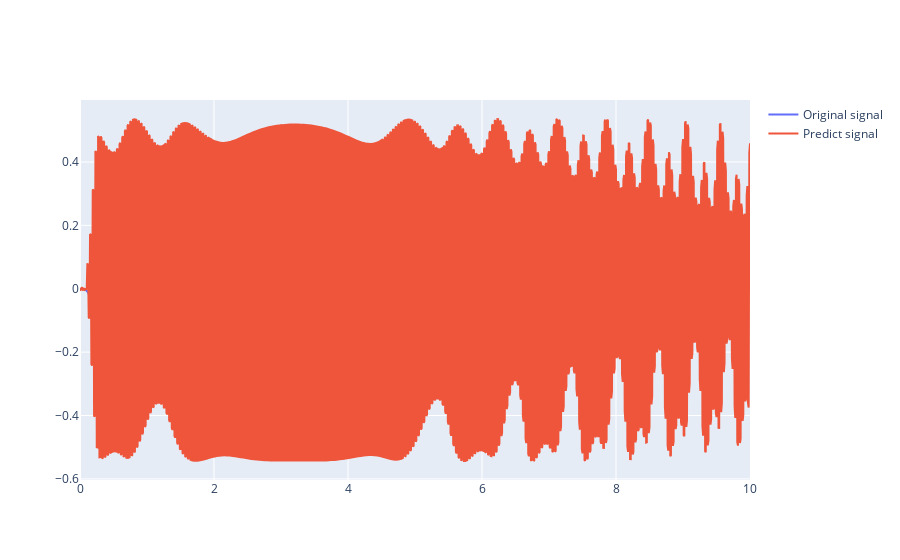

Notebook code for this chart:
### Code cell
plot_result(model, train_loader, window, k, y)

### Figure 1 — Plotly figure (JSON) as saved in the notebook; plotly's stock layout.template omitted (floating-point values rounded to 4 significant figures; data arrays with more than 128 entries replaced by an {"elided": "..."} marker saying what was removed)
{"data": [{"name": "Original signal", "type": "scatter", "x": {"elided": "1001 float values"}, "y": {"elided": "1001 float values"}}, {"name": "Predict signal", "type": "scatter", "x": {"elided": "1001 float values"}, "y": {"elided": "1001 float values"}}], "layout": {}}
